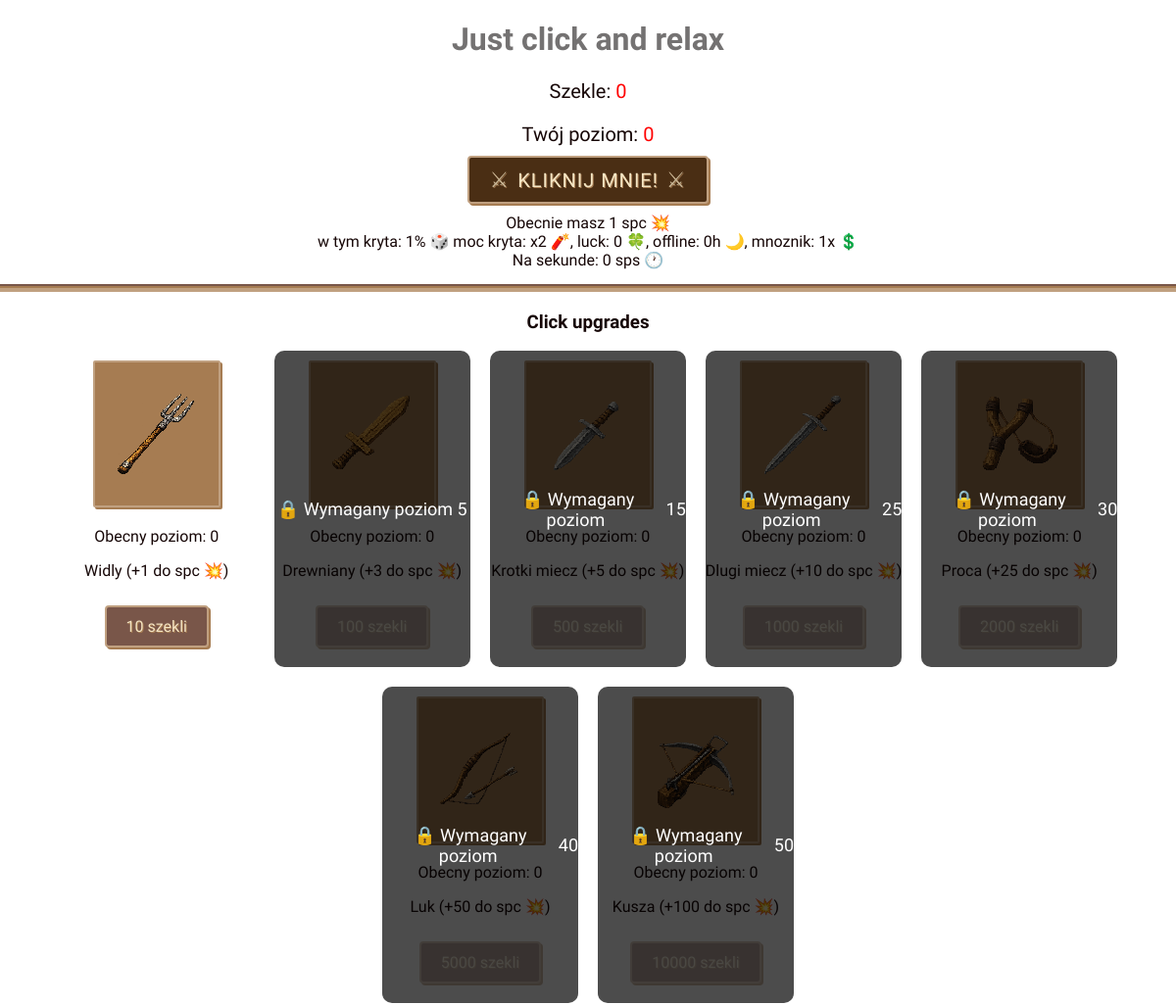
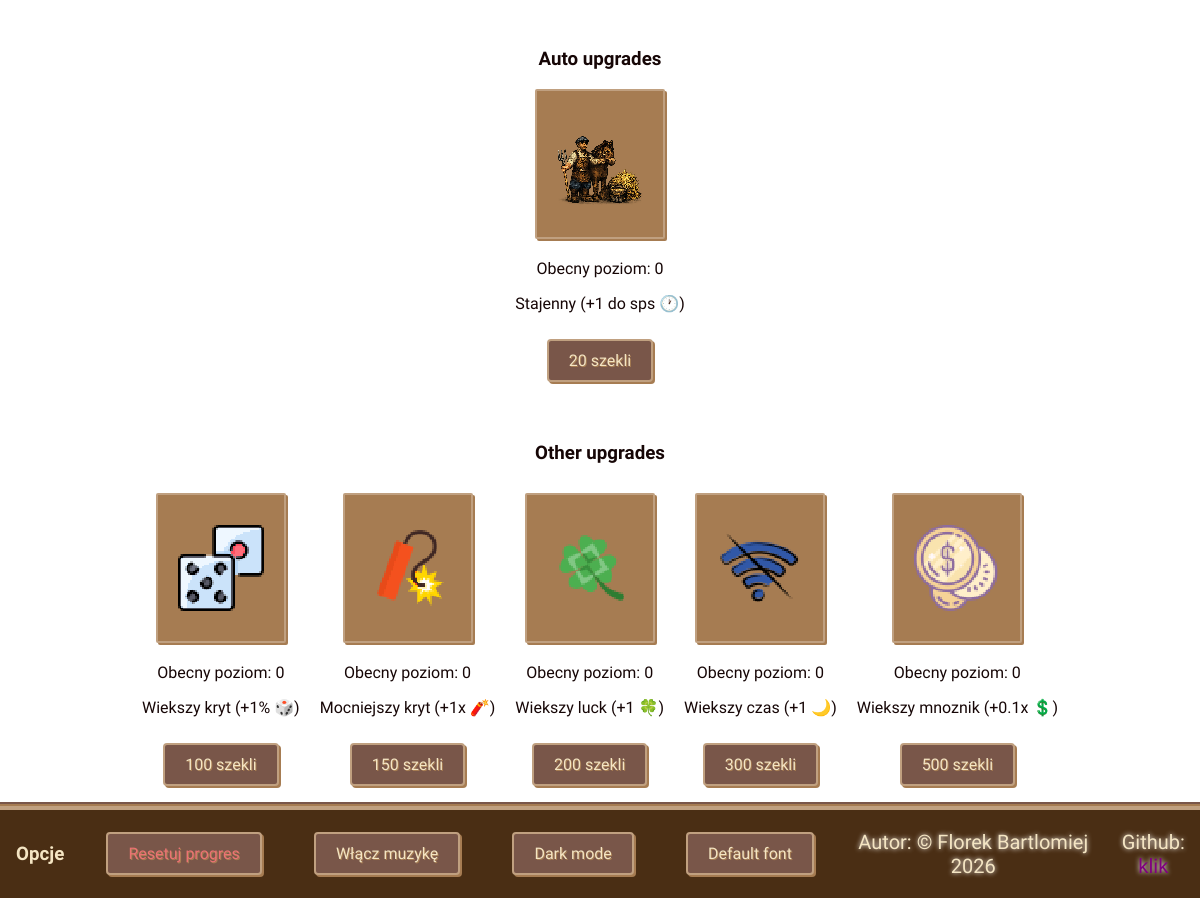
The page / on the database its author committed (2 pictures, top to bottom).
### game/models.py (models this page shows, shortened)
class Player(models.Model):
    user = models.OneToOneField(User, on_delete=models.CASCADE)
    last_click = models.DateTimeField(null=True, blank=True)
    points = models.IntegerField(default=0)
    player_level = models.IntegerField(default=0)
    luck = models.IntegerField(default=0)
    upgrade_luck_cost = models.IntegerField(default=200)
    upgrade_luck_level = models.IntegerField(default=0)
    time_offline = models.IntegerField(default=0)
    upgrade_time_offline_cost = models.IntegerField(default=300)
    upgrade_time_offline_level = models.IntegerField(default=0)
    shekel_multiplier = models.IntegerField(default=1)
    upgrade_shekel_multiplier_cost = models.IntegerField(default=500)
    upgrade_shekel_multiplier_level = models.IntegerField(default=0)
    points_per_click = models.IntegerField(default=1)
    upgrade_cost = models.IntegerField(default=10)
    upgrade_level = models.IntegerField(default=0)
    wooden_sword_per_click = models.IntegerField(default=3)
    upgrade_wooden_sword_cost = models.IntegerField(default=100)
    upgrade_wooden_sword_level = models.IntegerField(default=0)
    short_sword_per_click = models.IntegerField(default=5)
    upgrade_short_sword_cost = models.IntegerField(default=500)
    upgrade_short_sword_level = models.IntegerField(default=0)
    long_sword_per_click = models.IntegerField(default=10)
    upgrade_long_sword_cost = models.IntegerField(default=1000)
    upgrade_long_sword_level = models.IntegerField(default=0)
    slingshot_per_click = models.IntegerField(default=20)
    upgrade_slingshot_cost = models.IntegerField(default=2000)
    upgrade_slingshot_level = models.IntegerField(default=0)
    bow_per_click = models.IntegerField(default=50)
    upgrade_bow_cost = models.IntegerField(default=5000)
    upgrade_bow_level = models.IntegerField(default=0)
    crossbow_per_click = models.IntegerField(default=100)
    upgrade_crossbow_cost = models.IntegerField(default=10000)
    upgrade_crossbow_level = models.IntegerField(default=0)
    crit_chance = models.IntegerField(default=1)
    crit_chance_upgrade_cost = models.IntegerField(default=100)
    upgrade_crit_chance_level = models.IntegerField(default=0)
    crit_multiplier = models.IntegerField(default=2)
    crit_multiplier_upgrade_cost = models.IntegerField(default=150)
    upgrade_crit_multiplier_level = models.IntegerField(default=0)
    points_per_second = models.IntegerField(default=0)
    auto_upgrade_cost = models.IntegerField(default=20)
    upgrade_auto_level = models.IntegerField(default=0)

### game/views.py (the view)
# urls.py: path('', views.click_view, name='click'),
def click_view(request):
    player = Player.objects.first()
    if request.method == "POST":
        player.points += player.points_per_click
        player.save()
        return redirect('click')
    return render(request, 'game/click.html', {'player': player} )

### game/templates/game/click.html (shortened to what this page needs)
{% load static %}
<!DOCTYPE html>
<html>
<head>
    <link rel="stylesheet" href="{% static 'game/style.css' %}">
</head>
<body>
    <h1>Just click and relax</h1>
    <p class="points_info">Szekle: <span id="points">{{ player.points }}</span></p>
    <p class="points_info">Twój poziom: <span id="player_level">{{ player.player_level }}</span></p>
    <button onclick="sendClick(event)" class="main_btn">Kliknij mnie!</button>
    <div class="main">
        Obecnie masz <span id="points_per_click">{{ player.points_per_click }}</span> spc
                <span class="tooltip">💥
                </span>
                <BR>
        w tym kryta: <span id="crit_chance">{{ player.crit_chance }}</span>%
            <span class="tooltip">🎲
            </span>
        moc kryta: x<span id="crit_multiplier">{{ player.crit_multiplier }}</span>
            <span class="tooltip">🧨,
            </span>
        luck: <span id="luck">{{ player.luck }}</span>
            <span class="tooltip">🍀,
            </span>
        offline: <span id="time_offline">{{ player.time_offline }}</span>h
            <span class="tooltip">🌙,
            </span>
        mnoznik: <span id="shekel_multiplier">{{ player.shekel_multiplier }}</span>x
            <span class="tooltip">💲
            </span>
        <BR>
        Na sekunde: <span id="points_per_second">{{ player.points_per_second }}</span> sps
            <span class="tooltip">🕐
            </span>
    </div>
    <h3 class="break">Click upgrades</h3>
    <div class="upgrades">
        <div class="click_upgrades">
            <div class="click_fork_upgrade upgrade-block" data-required-player-level="0">
                <img src="{% static 'game/images/fork.png' %}" class="weapon-image">
                <p>Obecny poziom: <span id="upgrade_level">{{ player.upgrade_level }}</span></p>
                <p>Widly (+1 do spc 💥)</p>
                <button onclick="buyUpgrade()"><span id="cost">{{ player.upgrade_cost }}</span> szekli</button>
            </div>
            <div class="click_wooden_sword_upgrade upgrade-block" data-required-player-level="5">
                <img src="{% static 'game/images/wooden_sword.png' %}" class="weapon-image">
                <p>Obecny poziom: <span id="upgrade_wooden_sword_level">{{ player.upgrade_wooden_sword_level }}</span></p>
                <p>Drewniany (+3 do spc 💥)</p>
                <button onclick="buyWoodenSwordUpgrade()"><span id="upgrade_wooden_sword_cost">{{ player.upgrade_wooden_sword_cost }}</span> szekli</button>
                <div class="lock-overlay">🔒 Wymagany poziom&nbsp;<span class="required-level-text"></span></div>
            </div>
            <div class="click_short_sword_upgrade upgrade-block" data-required-player-level="15">
                <img src="{% static 'game/images/short_sword.png' %}" class="weapon-image">
                <p>Obecny poziom: <span id="upgrade_short_sword_level">{{ player.upgrade_short_sword_level }}</span></p>
                <p>Krotki miecz (+5 do spc 💥)</p>
                <button onclick="buyShortSwordUpgrade()"><span id="upgrade_short_sword_cost">{{ player.upgrade_short_sword_cost }}</span> szekli</button>
                <div class="lock-overlay">🔒 Wymagany poziom&nbsp;<span class="required-level-text"></span></div>
            </div>
            <div class="click_long_sword_upgrade upgrade-block" data-required-player-level="25">
                <img src="{% static 'game/images/long_sword.png' %}" class="weapon-image">
                <p>Obecny poziom: <span id="upgrade_long_sword_level">{{ player.upgrade_long_sword_level }}</span></p>
                <p>Dlugi miecz (+10 do spc 💥)</p>
                <button onclick="buyLongSwordUpgrade()"><span id="upgrade_long_sword_cost">{{ player.upgrade_long_sword_cost }} </span> szekli</button>
                <div class="lock-overlay">🔒 Wymagany poziom&nbsp;<span class="required-level-text"></span></div>
            </div>
            <div class="click_slingshot_upgrade upgrade-block" data-required-player-level="30">
                <img src="{% static 'game/images/slingshot.png' %}" class="weapon-image">
                <p>Obecny poziom: <span id="upgrade_slingshot_level">{{ player.upgrade_slingshot_level }}</span></p>
                <p>Proca (+25 do spc 💥)</p>
                <button onclick="buySlingshotUpgrade()"><span id="upgrade_slingshot_cost">{{ player.upgrade_slingshot_cost }} </span> szekli</button>
                <div class="lock-overlay">🔒 Wymagany poziom&nbsp;<span class="required-level-text"></span></div>
            </div>
            <div class="click_bow_upgrade upgrade-block" data-required-player-level="40">
                <img src="{% static 'game/images/bow.png' %}" class="weapon-image">
                <p>Obecny poziom: <span id="upgrade_bow_level">{{ player.upgrade_bow_level }}</span></p>
                <p>Luk (+50 do spc 💥)</p>
                <button onclick="buyBowUpgrade()"><span id="upgrade_bow_cost">{{ player.upgrade_bow_cost }}</span> szekli</button>
                <div class="lock-overlay">🔒 Wymagany poziom&nbsp;<span class="required-level-text"></span></div>
            </div>
            <div class="click_crossbow_upgrade upgrade-block" data-required-player-level="50">
                <img src="{% static 'game/images/crossbow.png' %}" class="weapon-image">
                <p>Obecny poziom: <span id="upgrade_crossbow_level">{{ player.upgrade_crossbow_level }}</span></p>
                <p>Kusza (+100 do spc 💥)</p>
                <button onclick="buyCrossbowUpgrade()"><span id="upgrade_crossbow_cost">{{ player.upgrade_crossbow_cost }} </span> szekli</button>
                <div class="lock-overlay">🔒 Wymagany poziom&nbsp;<span class="required-level-text"></span></div>
            </div>
        </div>
        <h3>Auto upgrades</h3>
        <div class="sps_upgrades">
            <div class="groom_upgrade">
                <img src="{% static 'game/images/groom.png' %}" class="weapon-image">
                <p>Obecny poziom: <span id="upgrade_auto_level">{{ player.upgrade_auto_level }}</span></p>
                <p>Stajenny (+1 do sps 🕐)</p>
                <button onclick="buyAutoUpgrade()"><span id="auto_upgrade_cost">{{ player.auto_upgrade_cost }}</span> szekli</button>
            </div>
        </div>
        <h3>Other upgrades</h3>
        <div class="other_upgrades">
            <div class="crit_upgrade crit-block">
                <img src="{% static 'game/images/dice.png' %}" class="weapon-image">
                <p>Obecny poziom: <span id="upgrade_crit_chance_level">{{ player.upgrade_crit_chance_level }}</span></p>
                <p>Wiekszy kryt (+1% 🎲)</p>
                <button onclick="buyCritUpgrade()"><span id="crit_chance_upgrade_cost">{{ player.crit_chance_upgrade_cost }} </span> szekli</button>
            </div>
            <div class="multiplier_upgrade crit-block">
                <img src="{% static 'game/images/dinamite.png' %}" class="weapon-image">
                <p>Obecny poziom: <span id="upgrade_crit_multiplier_level">{{ player.upgrade_crit_multiplier_level }}</span></p>
                <p>Mocniejszy kryt (+1x 🧨)</p>
                <button onclick="buyMultiplierUpgrade()"><span id="crit_multiplier_upgrade_cost">{{ player.crit_multiplier_upgrade_cost }} </span> szekli</button>
            </div>
            <div class="luck_upgrade crit-block">
                <img src="{% static 'game/images/luck.png' %}" class="weapon-image">
                <p>Obecny poziom: <span id="upgrade_luck_level">{{ player.upgrade_luck_level }}</span></p>
                <p>Wiekszy luck (+1 🍀)</p>
                <button onclick="buyLuckUpgrade()"><span id="upgrade_luck_cost">{{ player.upgrade_luck_cost }} </span> szekli</button>
            </div>
            <div class="time_offline_upgrade crit-block">
                <img src="{% static 'game/images/offline.png' %}" class="weapon-image">
                <p>Obecny poziom: <span id="upgrade_time_offline_level">{{ player.upgrade_time_offline_level }}</span></p>
                <p>Wiekszy czas (+1 🌙)</p>
                <button onclick="buyTimeOfflineUpgrade()"><span id="upgrade_time_offline_cost">{{ player.upgrade_time_offline_cost }} </span> szekli</button>
            </div>
            <div class="shekel_multiplier_upgrade crit-block">
                <img src="{% static 'game/images/shekel_multiplier.png' %}" class="weapon-image">
                <p>Obecny poziom: <span id="upgrade_shekel_multiplier_level">{{ player.upgrade_shekel_multiplier_level }}</span></p>
                <p>Wiekszy mnoznik (+0.1x 💲)</p>
                <button onclick="buyShekelMultiplierUpgrade()"><span id="upgrade_shekel_multiplier_cost">{{ player.upgrade_shekel_multiplier_cost }} </span> szekli</button>
            </div>
        </div>
    </div>
    <div class="options">
        <div class="buttons">
            <h3>Opcje</h3>
            <button onclick="resetGame()" class="reset_btn">Resetuj progres</button>
            <button id="music_btn" onclick="toggleMusic()">Włącz muzykę</button>
            <button onclick="toggleMode()" class="toggle_btn" id="mode_btn"> Dark mode </button>
            <button onclick="toggleFont()" class="font_btn" id="font_btn"> Default font </button>
        </div>
        <div class="author_info">
            <p class="name">Autor: © Florek Bartlomiej 2026</p>
            <p class="github">Github: <a href="https://github.com/florroo">klik</a></p>
        </div>
    </div>
</body>
</html>

### game/static/game/style.css (style rules this page uses)
body { text-align: center; background-color: #ffffff; color: rgb(22, 6, 6); transition: 0.3s; font-family: "UnifrakturCook", cursive; position: relative; box-sizing: border-box; margin: auto; }
.name, .github { text-shadow: 0 0 5px white; }
.tooltip { position: relative; cursor: help; }
.break { padding-top: 20px; border-top: 4px solid #c0a080; box-shadow: 0 -2px 0 #a67c52, 0 -4px 0 #795649; }
.click_upgrades { display: flex; gap: 20px; justify-content: center; flex-wrap: wrap; margin-bottom: 50px; }
.sps_upgrades { display: flex; justify-content: space-around; margin-bottom: 50px; }
.other_upgrades { display: flex; gap: 20px; justify-content: center; flex-wrap: wrap; }
.points_info { font-size: 20px; margin-bottom: 0; }
.points_info span { color: red; }
.main_btn { position: sticky; top: 10px; z-index: 50; font-size: 20px; background-color: #4a2e14; letter-spacing: 1px; text-transform: uppercase; }
.main_btn::before { content: '⚔'; margin-right: 8px; font-size: 22px; opacity: 0.75; }
.main_btn::after { content: '⚔'; margin-left: 8px; font-size: 22px; opacity: 0.75; }
button { padding: 10px 20px; font-size: 16px; margin: 10px; cursor: pointer; font-family: inherit; background-color: #795649; color: #f4e5c3; border: 2px solid #c0a080; text-shadow: 1px 1px 0px #a67c52; box-shadow: 2px 2px 0px #a67c52; transition: all 0.3s ease; border-radius: 4px; }
h1 { color: #747272; }
.reset_btn { color: rgb(236, 115, 115); }
.options { display: flex; position: sticky; bottom: 0px; width: 100%; z-index: 100; background-color: #4a2e14; border-top: 4px solid #c0a080; box-shadow: 0 -2px 0 #a67c52, 0 -4px 0 #795649; }
.options h3, .options p { color: #f4e5c3; }
.buttons { width: 70%; display: flex; align-items: center; justify-content: space-around; }
.author_info { font-size: 20px; width: 30%; display: flex; align-items: center; justify-content: space-evenly; }
.author_info a { color: purple; text-decoration: none; }
.weapon-image { width: 86px; height: 86px; image-rendering: pixelated; border: 2px solid #c0a080; border-radius: 2px; box-shadow: 2px 2px 0px #a67c52; padding: 30px 20px; background-color: #a67c52; }
.upgrade-block { padding: 10px 0; position: relative; overflow: hidden; max-width: 220px; min-width: 200px; }
.crit-block { padding: 10px 0; }
.lock-overlay { position: absolute; inset: 0; background: rgba(0,0,0,0.7); display: none; align-items: center; justify-content: center; color: white; font-size: 18px; z-index: 10; border-radius: 10px; }

### rows shown on the page
Player: points "0", player_level "0", points_per_click "1", crit_chance "1", crit_multiplier "2", luck "0", time_offline "0", shekel_multiplier "1", points_per_second "0", upgrade_level "0", upgrade_cost "10", upgrade_wooden_sword_level "0", upgrade_wooden_sword_cost "100", upgrade_short_sword_level "0", upgrade_short_sword_cost "500", upgrade_long_sword_level "0", upgrade_long_sword_cost "1000", upgrade_slingshot_level "0", upgrade_slingshot_cost "2000", upgrade_bow_level "0", upgrade_bow_cost "5000", upgrade_crossbow_level "0", upgrade_crossbow_cost "10000", upgrade_auto_level "0", auto_upgrade_cost "20", upgrade_crit_chance_level "0", crit_chance_upgrade_cost "100", upgrade_crit_multiplier_level "0", crit_multiplier_upgrade_cost "150", upgrade_luck_level "0", upgrade_luck_cost "200", upgrade_time_offline_level "0", upgrade_time_offline_cost "300", upgrade_shekel_multiplier_level "0", upgrade_shekel_multiplier_cost "500"
